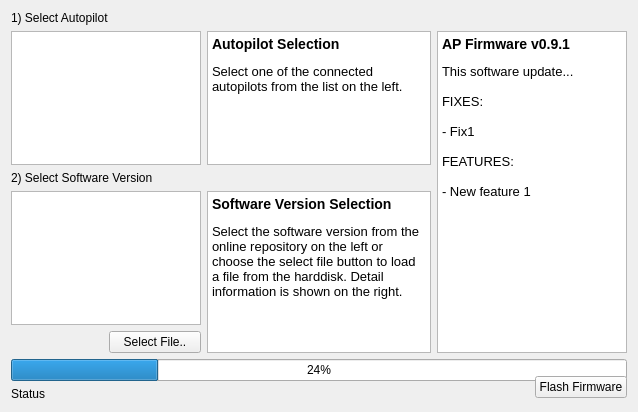
<?xml version="1.0" encoding="UTF-8"?>
<ui version="4.0">
 <class>QGCFirmwareUpdateWidget</class>
 <widget class="QWidget" name="QGCFirmwareUpdateWidget">
  <property name="geometry">
   <rect>
    <x>0</x>
    <y>0</y>
    <width>638</width>
    <height>412</height>
   </rect>
  </property>
  <property name="windowTitle">
   <string>Form</string>
  </property>
  <layout class="QGridLayout" name="gridLayout">
   <item row="0" column="0" colspan="2">
    <widget class="QLabel" name="label_2">
     <property name="text">
      <string>1) Select Autopilot</string>
     </property>
    </widget>
   </item>
   <item row="1" column="0" colspan="2">
    <widget class="QListWidget" name="autopilotListWidget"/>
   </item>
   <item row="1" column="2">
    <widget class="QTextEdit" name="textEdit">
     <property name="readOnly">
      <bool>true</bool>
     </property>
     <property name="html">
      <string>&lt;!DOCTYPE HTML PUBLIC &quot;-//W3C//DTD HTML 4.0//EN&quot; &quot;http://www.w3.org/TR/REC-html40/strict.dtd&quot;&gt;
&lt;html&gt;&lt;head&gt;&lt;meta name=&quot;qrichtext&quot; content=&quot;1&quot; /&gt;&lt;style type=&quot;text/css&quot;&gt;
p, li { white-space: pre-wrap; }
&lt;/style&gt;&lt;/head&gt;&lt;body style=&quot; font-family:'Lucida Grande'; font-size:13pt; font-weight:400; font-style:normal;&quot;&gt;
&lt;p style=&quot; margin-top:14px; margin-bottom:12px; margin-left:0px; margin-right:0px; -qt-block-indent:0; text-indent:0px;&quot;&gt;&lt;span style=&quot; font-size:large; font-weight:600;&quot;&gt;Autopilot Selection&lt;/span&gt;&lt;/p&gt;
&lt;p style=&quot; margin-top:0px; margin-bottom:0px; margin-left:0px; margin-right:0px; -qt-block-indent:0; text-indent:0px;&quot;&gt;&lt;span style=&quot; font-size:10pt;&quot;&gt;Select one of the connected autopilots from the list on the left.&lt;/span&gt;&lt;/p&gt;&lt;/body&gt;&lt;/html&gt;</string>
     </property>
    </widget>
   </item>
   <item row="1" column="3" rowspan="4" colspan="2">
    <widget class="QTextEdit" name="firmwareInfo">
     <property name="readOnly">
      <bool>true</bool>
     </property>
     <property name="html">
      <string>&lt;!DOCTYPE HTML PUBLIC &quot;-//W3C//DTD HTML 4.0//EN&quot; &quot;http://www.w3.org/TR/REC-html40/strict.dtd&quot;&gt;
&lt;html&gt;&lt;head&gt;&lt;meta name=&quot;qrichtext&quot; content=&quot;1&quot; /&gt;&lt;style type=&quot;text/css&quot;&gt;
p, li { white-space: pre-wrap; }
&lt;/style&gt;&lt;/head&gt;&lt;body style=&quot; font-family:'Lucida Grande'; font-size:13pt; font-weight:400; font-style:normal;&quot;&gt;
&lt;p style=&quot; margin-top:14px; margin-bottom:12px; margin-left:0px; margin-right:0px; -qt-block-indent:0; text-indent:0px;&quot;&gt;&lt;span style=&quot; font-size:large; font-weight:600;&quot;&gt;AP Firmware v0.9.1&lt;/span&gt;&lt;/p&gt;
&lt;p style=&quot; margin-top:0px; margin-bottom:0px; margin-left:0px; margin-right:0px; -qt-block-indent:0; text-indent:0px;&quot;&gt;&lt;span style=&quot; font-size:10pt;&quot;&gt;This software update...&lt;/span&gt;&lt;/p&gt;
&lt;p style=&quot;-qt-paragraph-type:empty; margin-top:0px; margin-bottom:0px; margin-left:0px; margin-right:0px; -qt-block-indent:0; text-indent:0px; font-size:10pt;&quot;&gt;&lt;/p&gt;
&lt;p style=&quot; margin-top:0px; margin-bottom:0px; margin-left:0px; margin-right:0px; -qt-block-indent:0; text-indent:0px;&quot;&gt;&lt;span style=&quot; font-size:10pt;&quot;&gt;FIXES:&lt;/span&gt;&lt;/p&gt;
&lt;p style=&quot;-qt-paragraph-type:empty; margin-top:0px; margin-bottom:0px; margin-left:0px; margin-right:0px; -qt-block-indent:0; text-indent:0px; font-size:10pt;&quot;&gt;&lt;/p&gt;
&lt;p style=&quot; margin-top:0px; margin-bottom:0px; margin-left:0px; margin-right:0px; -qt-block-indent:0; text-indent:0px;&quot;&gt;&lt;span style=&quot; font-size:10pt;&quot;&gt;- Fix1&lt;/span&gt;&lt;/p&gt;
&lt;p style=&quot;-qt-paragraph-type:empty; margin-top:0px; margin-bottom:0px; margin-left:0px; margin-right:0px; -qt-block-indent:0; text-indent:0px; font-size:10pt;&quot;&gt;&lt;/p&gt;
&lt;p style=&quot; margin-top:0px; margin-bottom:0px; margin-left:0px; margin-right:0px; -qt-block-indent:0; text-indent:0px;&quot;&gt;&lt;span style=&quot; font-size:10pt;&quot;&gt;FEATURES:&lt;/span&gt;&lt;/p&gt;
&lt;p style=&quot;-qt-paragraph-type:empty; margin-top:0px; margin-bottom:0px; margin-left:0px; margin-right:0px; -qt-block-indent:0; text-indent:0px; font-size:10pt;&quot;&gt;&lt;/p&gt;
&lt;p style=&quot; margin-top:0px; margin-bottom:0px; margin-left:0px; margin-right:0px; -qt-block-indent:0; text-indent:0px;&quot;&gt;&lt;span style=&quot; font-size:10pt;&quot;&gt;- New feature 1&lt;/span&gt;&lt;/p&gt;&lt;/body&gt;&lt;/html&gt;</string>
     </property>
    </widget>
   </item>
   <item row="2" column="0" colspan="2">
    <widget class="QLabel" name="label_3">
     <property name="text">
      <string>2) Select Software Version</string>
     </property>
    </widget>
   </item>
   <item row="3" column="0" colspan="2">
    <widget class="QListWidget" name="firmwareListWidget"/>
   </item>
   <item row="3" column="2" rowspan="2">
    <widget class="QTextEdit" name="textEdit_2">
     <property name="readOnly">
      <bool>true</bool>
     </property>
     <property name="html">
      <string>&lt;!DOCTYPE HTML PUBLIC &quot;-//W3C//DTD HTML 4.0//EN&quot; &quot;http://www.w3.org/TR/REC-html40/strict.dtd&quot;&gt;
&lt;html&gt;&lt;head&gt;&lt;meta name=&quot;qrichtext&quot; content=&quot;1&quot; /&gt;&lt;style type=&quot;text/css&quot;&gt;
p, li { white-space: pre-wrap; }
&lt;/style&gt;&lt;/head&gt;&lt;body style=&quot; font-family:'Lucida Grande'; font-size:13pt; font-weight:400; font-style:normal;&quot;&gt;
&lt;p style=&quot; margin-top:14px; margin-bottom:12px; margin-left:0px; margin-right:0px; -qt-block-indent:0; text-indent:0px;&quot;&gt;&lt;span style=&quot; font-size:large; font-weight:600;&quot;&gt;Software Version Selection&lt;/span&gt;&lt;/p&gt;
&lt;p style=&quot; margin-top:0px; margin-bottom:0px; margin-left:0px; margin-right:0px; -qt-block-indent:0; text-indent:0px;&quot;&gt;&lt;span style=&quot; font-size:10pt;&quot;&gt;Select the software version from the online repository on the left or choose the select file button to load a file from the harddisk. Detail information is shown on the right.&lt;/span&gt;&lt;/p&gt;&lt;/body&gt;&lt;/html&gt;</string>
     </property>
    </widget>
   </item>
   <item row="4" column="1">
    <widget class="QPushButton" name="selectFileButton">
     <property name="text">
      <string>Select File..</string>
     </property>
    </widget>
   </item>
   <item row="5" column="0" rowspan="2" colspan="5">
    <widget class="QProgressBar" name="progressBar">
     <property name="value">
      <number>24</number>
     </property>
    </widget>
   </item>
   <item row="6" column="4" rowspan="2">
    <widget class="QPushButton" name="flashFirmwareButton">
     <property name="text">
      <string>Flash Firmware</string>
     </property>
    </widget>
   </item>
   <item row="7" column="0">
    <widget class="QLabel" name="label">
     <property name="text">
      <string>Status</string>
     </property>
    </widget>
   </item>
  </layout>
 </widget>
 <resources/>
 <connections/>
</ui>
